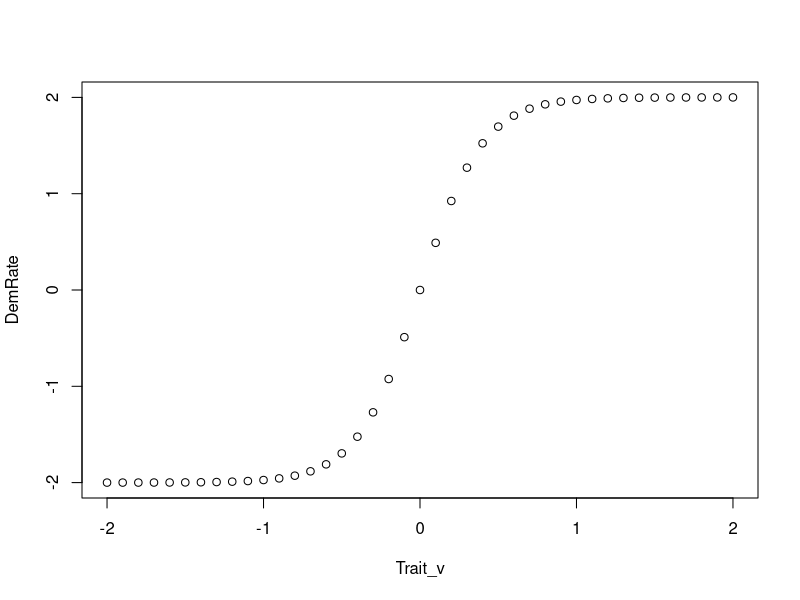

The R script that drew this image: (Note: this script raises an error after producing the figure.)

## first exploring the behaviour of sigmoid function as specified currently, i.e. to give as output rnage of values between -2 and 2 (i.e. if limate affects traits)
fun_sigm <- function(beta, Trait_value, interc){
  Dem_rate <- (1/(1+exp(-5*(interc + beta*Trait_value))) - 0.5)*4
  return(Dem_rate)
}

fun_sigm(beta = 1, Trait_value = 0, interc = 0)
## adjusting the explored par-rs to highlight the range tested in the model and the one
## identified in the empirical sTrait
Trait_v <- seq(-2, 2, by = 0.1)

interc <- seq(-2, 2, by = 1)

beta <- c(seq(-5, 5, by = 1), -0.1, 0.1)

DemRate <- unlist(lapply(Trait_v, FUN = function(x){fun_sigm(beta = 1, interc = 0, Trait_value = x)}))
plot(Trait_v, DemRate)


## and now trying to apply the function across diff. intercept and beta values
dat <- data.frame(interc = numeric(0), demRate = numeric(0), beta = numeric(0),
                  Trait_v = numeric(0))
for(i in interc){
  for(j in beta){
    newDat <- data.frame(interc = rep(i, length(Trait_v)), beta = rep(j, length(Trait_v)),
                         Trait_v = Trait_v)
    newDat$demRate <- unlist(lapply(Trait_v, FUN = function(x){fun_sigm(beta = j, interc = i, Trait_value = x)}))
    dat <- rbind(dat, newDat)
  }
}

## to colour the panels reflecting the par-r values inferred from the empiricla data
## add a df
dat_col <- data.frame(interc = rep(c(-1, 0, 1, 2), 2),
                      beta = rep(c(-0.1, 0.1),
                                 each = length(c(-1, 0, 1, 2))),
                      col = 'blue', demRate = 0, Trait_v = 0)

pdf('./output/output_nonL/SupplFig_ParSpace_Sigmoid_betaRows_IntercColumns_innerForm.pdf', height = 8, width = 6)
ggplot(dat, aes(x = Trait_v, y = demRate)) +
  geom_line() +
  geom_rect(data = dat_col, aes(fill = col),
            xmin = -Inf, xmax = Inf,
            ymin = -Inf, ymax = Inf,
            fill = 'grey', alpha = 0.4) +
  facet_grid(beta ~ interc) +
  theme_bw() + ylab('Demographic rate') +
  xlab('Trait') +
  theme(panel.grid.minor = element_blank(),
        strip.background = element_rect(fill = 'white'))

dev.off()

## so, the function does behave well, but under low betas it resembles linear.. and that is
## what we get with the data



## For probs of surivval we in fact do not need these scaling (i.e. multiple by 5, -0.5) because we end up with probabilities, and they rnage between 0 and 1
fun_sigm <- function(beta, Trait_value, interc){
  Dem_rate <- (1/(1+exp(interc + beta*Trait_value)))
  return(Dem_rate)
}

fun_sigm(beta = 1, Trait_value = 0, interc = 0)
## adjusting the explored par-rs to highlight the range tested in the model and the one
## identified in the empirical sTrait
Trait_v <- seq(-2, 2, by = 0.1)

interc <- seq(-2, 2, by = 1)

beta <- seq(-5, 5, by = 1)

DemRate <- unlist(lapply(Trait_v, FUN = function(x){fun_sigm(beta = 1, interc = 0, Trait_value = x)}))
plot(Trait_v, DemRate)


## and now trying to apply the function across diff. intercept and beta values
dat <- data.frame(interc = numeric(0), demRate = numeric(0), beta = numeric(0),
                  Trait_v = numeric(0))
for(i in interc){
  for(j in beta){
    newDat <- data.frame(interc = rep(i, length(Trait_v)), beta = rep(j, length(Trait_v)),
                         Trait_v = Trait_v)
    newDat$demRate <- unlist(lapply(Trait_v, FUN = function(x){fun_sigm(beta = j, interc = i, Trait_value = x)}))
    dat <- rbind(dat, newDat)
  }
}

## to colour the panels reflecting the par-r values inferred from the empiricla data
## add a df
dat_col <- data.frame(interc = rep(c(-1, 0, 1, 2), 2),
                      beta = rep(c(-0.1, 0.1),
                                 each = length(c(-1, 0, 1, 2))),
                      col = 'blue', demRate = 0, Trait_v = 0)

pdf('./output/output_nonL/SupplFig_ParSpace_Sigmoid_betaRows_IntercColumns_correctedFormula.pdf', height = 8, width = 6)
ggplot(dat, aes(x = Trait_v, y = demRate)) +
  geom_line() +
  geom_rect(data = dat_col, aes(fill = col),
            xmin = -Inf, xmax = Inf,
            ymin = -Inf, ymax = Inf,
            fill = 'grey', alpha = 0.4) +
  facet_grid(beta ~ interc) +
  theme_bw() + ylab('Demographic rate') +
  xlab('Trait') +
  theme(panel.grid.minor = element_blank(),
        strip.background = element_rect(fill = 'white'))

dev.off()


